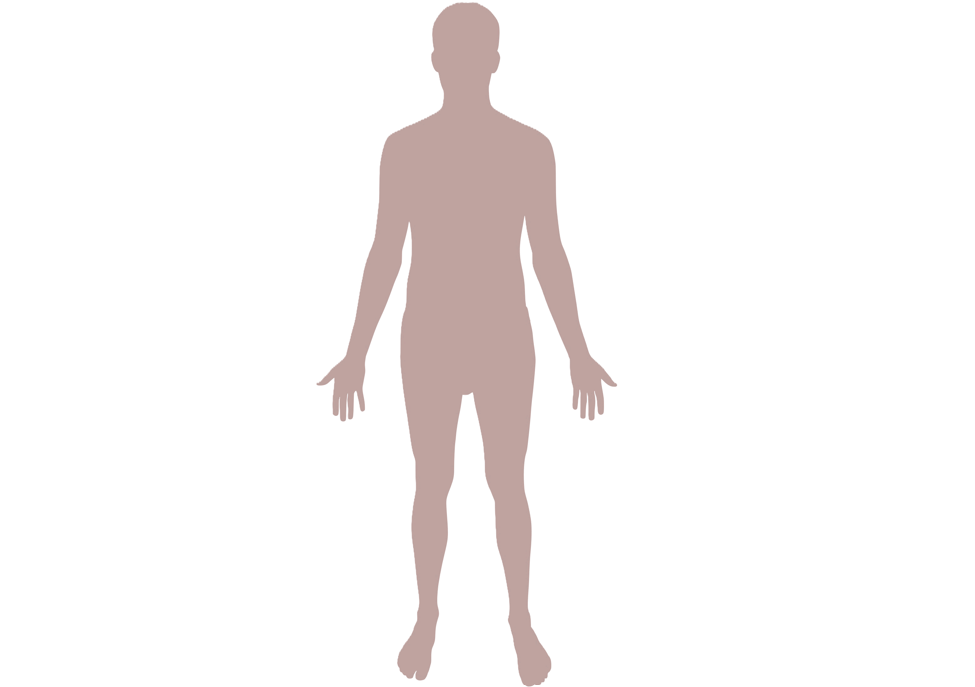
#> input picture Hs1.png, 975 x 687 px
$ jupyter execute 'homologus scatter plot for heat map.ipynb'
#> lines starting #> are read from the running program, lines starting #| are printed output that depends on the picture
[cell 1]
import pandas as pd
import matplotlib.pyplot as plt
from PIL import Image
from matplotlib.offsetbox import OffsetImage, AnnotationBbox, TextArea, HPacker, VPacker, AnchoredOffsetbox
from matplotlib.gridspec import GridSpec
import os

species = [
    'Human',
    'Naked mole-rat',
    'Giant tortoise',
    'Painted turtle',
    'Turquoise killifish',
    'Zebrafish'
]

longevity = [122.5, 31, 255, 61, 1.1, 5.5]
average = [1, 4.0873202528942, 4.125052211, 4.148217735, 7.905123916, 3.903317492]
sd = [0.13955531501634, 0.660716064166307, 0.527604161, 1.530780283, 2.180656653, 0.8319564]

df = pd.DataFrame({'Species': species, 'Longevity': longevity, 'Average': average, 'Sd': sd})

img_map = {
    'Human': 'Hs1.png',
    'Naked mole-rat': 'Hg.png',
    'Giant tortoise': 'Ca.png',
    'Painted turtle': 'Cp.png',
    'Turquoise killifish': 'Nf.png',
    'Zebrafish': 'Dr.png',
}
def x_transform(x):
    if x <= 20:
        return x * 2.0
    elif x <= 120:
        return 40 + (x - 20) * 0.5
    else:
        return 90 + (x - 120) * 0.08

def y_transform(y):
    if y <= 1:
        return y
    elif y <= 2:
        return 1 + (y - 1) * 3.0
    elif y <= 3:
        return 4.0 + (y - 2) * 1.5
    elif y <= 6:
        return 5.5 + (y - 3) * 2.2
    else:
        return 12.1 + (y - 6) * 0.7

x_plot = df['Longevity'].apply(x_transform)
y_plot = df['Average'].apply(y_transform)

fig = plt.figure(figsize=(20, 10))
gs = GridSpec(1, 2, width_ratios=[3.2, 1.2], figure=fig)
ax = fig.add_subplot(gs[0, 0])
ax_tbl = fig.add_subplot(gs[0, 1])

ax.errorbar(
    x_plot, y_plot,
    yerr=df['Sd']*0.5,
    fmt='o',
    capsize=4,
    alpha=1.0,
    color='tab:blue',
    ecolor='tab:blue',
    elinewidth=1.5,
    markersize=7
)
x_shift = 2
y_shift = 0.5

for xi, yi, (_, row) in zip(x_plot, y_plot, df.iterrows()):
    img_file = img_map.get(row['Species'])
    try:
        img = Image.open(img_file).convert('RGBA')
#> img is the input picture: PIL image 975x687 RGBA; mean R, G, B, A 247.7, 244.6, 244.1, 255
        im = OffsetImage(img, zoom=0.09)
        ab = AnnotationBbox(
            im,
            (xi + x_shift, yi + y_shift),
            frameon=False,
            box_alignment=(0, 0.85)
        )
        ax.add_artist(ab)
    except Exception:
        ax.annotate(row['Species'], (xi + x_shift, yi + y_shift), fontsize=12, va='center')

xticks = [0, 5, 10, 15, 20, 30, 50, 80, 100, 120, 210]
#> xticks = [0, 5, 10, 15, 20, 30, 50, 80, 100, 120, 210]
ax.set_xticks([x_transform(v) for v in xticks])
ax.set_xticklabels([str(v) for v in xticks])

yticks = [0, 1, 2, 3, 4, 5, 6, 7, 9, 11]
ax.set_yticks([y_transform(v) for v in yticks])
ax.set_yticklabels([str(v) for v in yticks])


ax.set_xlim(x_transform(min(longevity)) - 5, x_transform(max(longevity)) + 15)
ax.set_ylim(y_transform(0) - 0.5, y_transform(11) + 0.5)

ax.set_xlabel('Longevity (years)', fontsize=18)
ax.set_ylabel('Normalized ratio TRF2/Apollo relative to Human', fontsize=18)
ax.set_title('', fontsize=20)
ax.grid(True, alpha=0.3)

ax_tbl.axis('off')
rows = []
for sp in species:
    img_file = img_map[sp]
    if os.path.exists(img_file):
        img = Image.open(img_file).convert('RGBA')
        icon_part = OffsetImage(img, zoom=0.09)
    else:
        icon_part = TextArea('■', textprops=dict(size=16))

    txt = TextArea(sp, textprops=dict(size=18))   # bỏ "ứng với 2.png"
    rowbox = HPacker(children=[icon_part, txt], align='center', pad=0, sep=6)
    rows.append(rowbox)

legend_box = VPacker(children=rows, align='left', pad=0, sep=4)
anchored = AnchoredOffsetbox(
    loc='center left',
    child=legend_box,
    pad=0.4,
    frameon=True,
    bbox_to_anchor=(0.0, 0.5),
    bbox_transform=ax_tbl.transAxes,
    borderpad=0.4
)
anchored.patch.set_facecolor('white')
anchored.patch.set_edgecolor('#d3d3d3')
anchored.patch.set_linewidth(0.5)
ax_tbl.add_artist(anchored)
ax_tbl.add_artist(anchored)

plt.tight_layout()
plt.show()
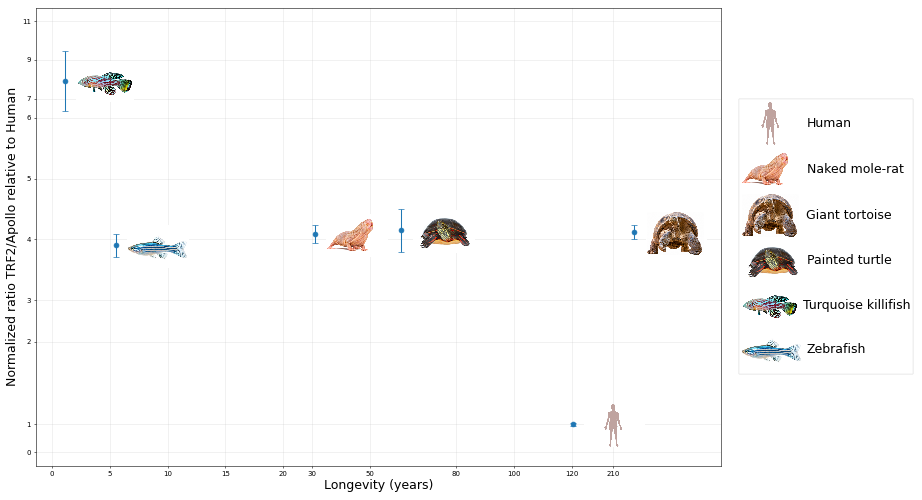
#> figure drawn by matplotlib, 1 panel
